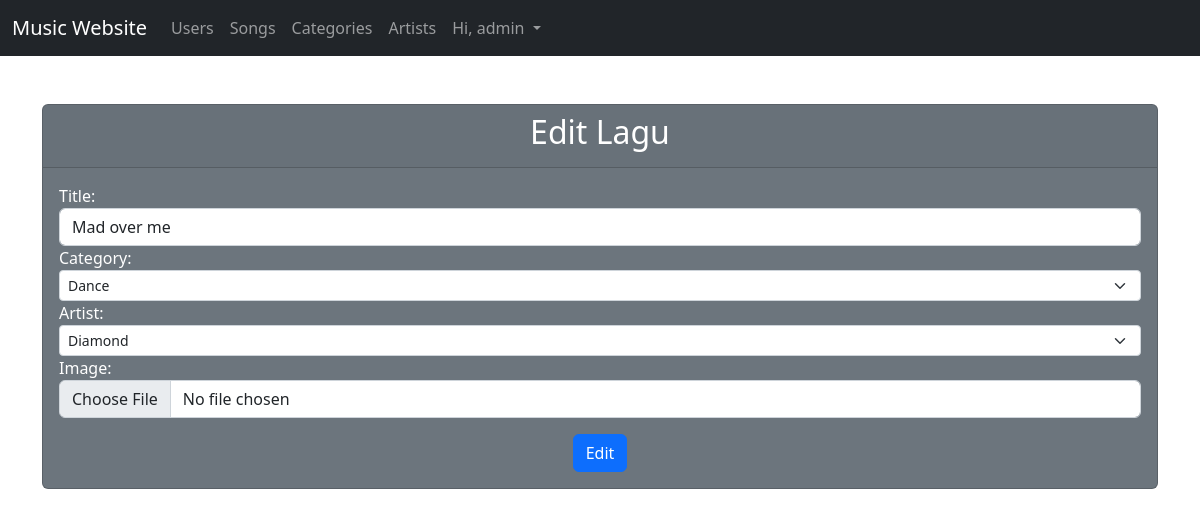
/page/admin/editSong.php?song_id=2 (signed in), run on an earlier commit of the app's database.
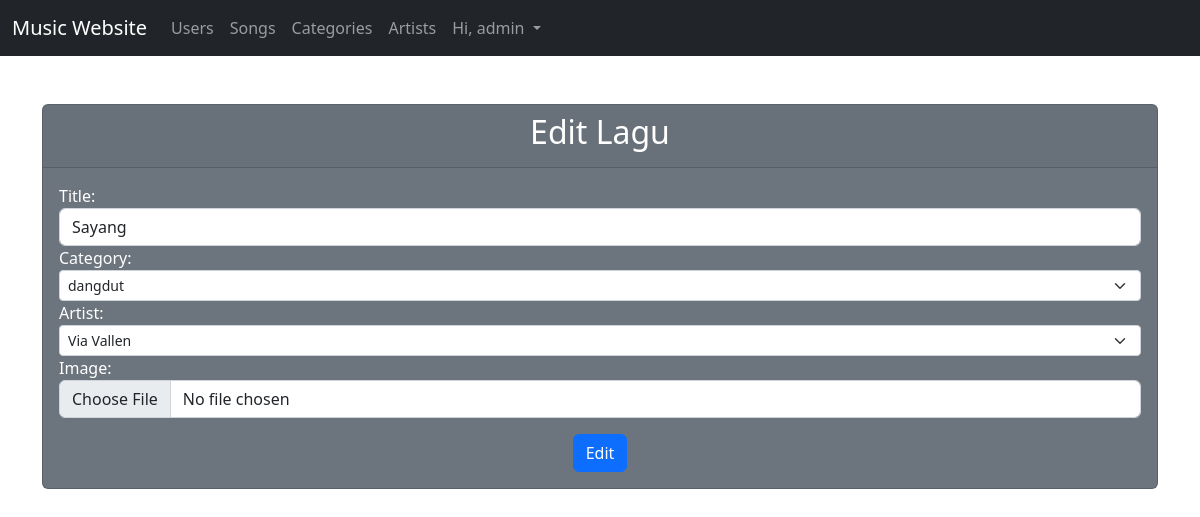
And on a later commit of the database.
### tables this page shows
CREATE TABLE `songs` (
  `id` int(11) NOT NULL,
  `title` varchar(100) NOT NULL,
  `user_id` int(11) NOT NULL,
  `artist_id` int(11) NOT NULL,
  `image` varchar(1024) NOT NULL,
  `file` varchar(1024) NOT NULL,
  `category_id` int(11) NOT NULL,
  `date` datetime NOT NULL,
  `views` int(11) NOT NULL
);

CREATE TABLE `categories` (
  `id` int(11) NOT NULL,
  `category` varchar(30) NOT NULL,
  `disabled` tinyint(1) NOT NULL DEFAULT 0
);

CREATE TABLE `artists` (
  `id` int(11) NOT NULL,
  `name` varchar(50) NOT NULL,
  `bio` text NOT NULL,
  `user_id` int(11) NOT NULL,
  `image` varchar(1024) NOT NULL
);

### page/admin/editSong.php (the view, shortened to what this page needs)
<?php
include '../../core/koneksi.php';
$song_id = $_GET['song_id'];
$queri = mysqli_query($konek, "SELECT songs.id AS song_id, categories.category AS category,categories.id AS id_category, artists.name AS artist,artists.id AS artist_id, songs.*, artists.*, categories.*
                        FROM songs
                        INNER JOIN artists ON songs.artist_id = artists.id
                        INNER JOIN categories ON songs.category_id = categories.id
                        WHERE songs.id = '$song_id'");
$data = mysqli_fetch_array($queri);
?>
<!doctype html>
<html lang="en">
  <head>
    <link href="https://cdn.jsdelivr.net/npm/bootstrap@5.2.3/dist/css/bootstrap.min.css" rel="stylesheet">
  </head>
  <body>
  <header class="bg-dark">
        <nav class="navbar navbar-expand-lg navbar-dark">
            <div class="container-fluid">
                <a class="navbar-brand" href="#">Music Website</a>
                <div class="collapse navbar-collapse" id="navbarNav">
                    <ul class="navbar-nav">
                        <li class="nav-item">
                            <a class="nav-link" href="users.php">Users</a>
                        </li>
                        <li class="nav-item">
                            <a class="nav-link" href="songs.php">Songs</a>
                        </li>
                        <li class="nav-item">
                            <a class="nav-link" href="categories.php">Categories</a></a>
                        </li>
                        <li class="nav-item">
                            <a class="nav-link" href="artists.php">Artists</a>
                        </li>
                        <li class="nav-item dropdown">
                            <a class="nav-link dropdown-toggle" href="#" role="button" data-bs-toggle="dropdown" aria-expanded="false">
                                Hi, admin
                            </a>
                        </li>
                    </ul>
                </div>
            </div>
        </nav>
    </header>
    <main>
        <div class="container mt-5">
            <div class="card text-white bg-secondary mb-3">
                <div class="card-header">
                    <center>
                        <h2>Edit Lagu</h2>
                    </center>
                </div>
                <div class="card-body">
                    <form action="../../core/editSong.php?id=<?php echo $song_id ?>" method="post" enctype="multipart/form-data">
                        <div class="form-group">
                            <label for="title">Title:</label>
                            <input type="text" class="form-control" id="title" value="<?php echo $data['title']; ?>" name="title" required>
                        </div>
                        <div class="form-group">
                            <label for="category">Category:</label>
                            <select class="form-select form-select-sm" name="category" id="category" required>
                                <option selected value="<?php echo $data['category_id']; ?>"><?php echo $data['category']; ?></option>
                            </select>
                        </div>
                        <div class="form-group">
                            <label for="artist">Artist:</label>
                            <select class="form-select form-select-sm" name="artist" id="artist" <?php echo $data['artist']; ?> required>
                                <option selected value="<?php echo $data['artist_id']; ?>"><?php echo $data['artist']; ?></option>
                            </select>
                        </div>
                        <div class="form-group pb-3">
                            <label for="image">Image:</label>
                            <input type="file" class="form-control" id="image" name="image">
                        </div>
                        <button type="submit" class="btn btn-primary mx-auto d-block">Edit</button>
                    </form>
                </div>
            </div>
        </div>
    </main>
  </body>
</html>

What changed in the data, as far as the page shows it:
changed songs: title "Mad over me" → "Sayang"; category "Dance" → "dangdut"; artist "Diamond" → "Via Vallen"
